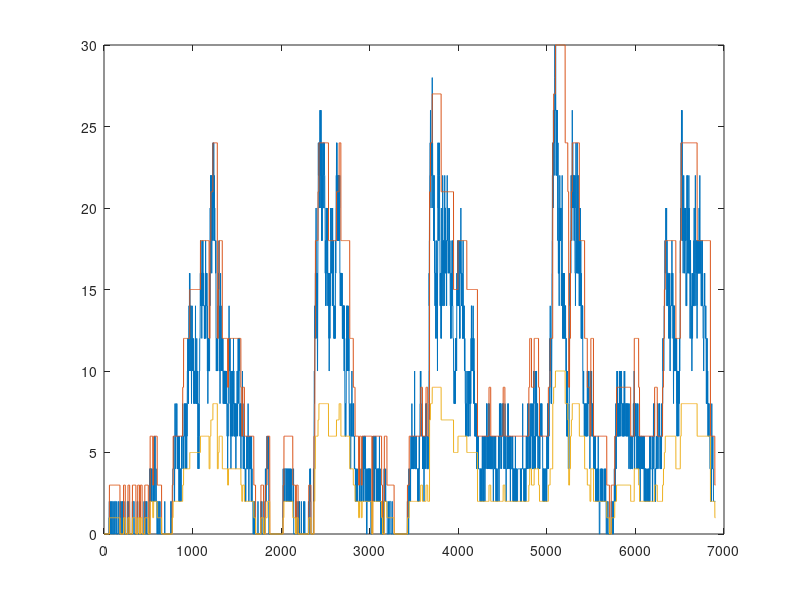

This chart was generated by the following MATLAB code:
clear
clc
load QPS_workload3_max_min
data=QPS_workload3_max_min; 

start=1;
interval=1;
row=1;
if interval==1;
    new_data=data;
    plot(data) 
else
    for i=1:length(data);
        if start+interval>length(data);
            break;
        end
        new_data(row,:)=mean(data(start:start+interval-1,:));
        start=start+interval;
        row=row+1;
        plot(new_data)
    end
end

%% statics % realQPS,maxCap,minCap
dropQPS=0;
underUsageQPS=0;
timeOutQPS=0;
totalQPS=sum(new_data(:,1));
 maxQPS=sum(new_data(:,2));
minQPS=sum(new_data(:,3));

for i=1:length(new_data)
    if new_data(i,1)>new_data(i,2)
        dropQPS=dropQPS+new_data(i,1)-new_data(i,2);
    end
 
    if new_data(i,1)<new_data(i,2)
        underUsageQPS=underUsageQPS+new_data(i,2)-new_data(i,1);
    end
    if new_data(i,1)<new_data(i,3)
        timeOutQPS=timeOutQPS+new_data(i,3)-new_data(i,1);
    end
end 
dropRate=dropQPS/totalQPS
totalUnderUsageRate=(underUsageQPS-timeOutQPS)/maxQPS
totaltimeoutRate=timeOutQPS/maxQPS
